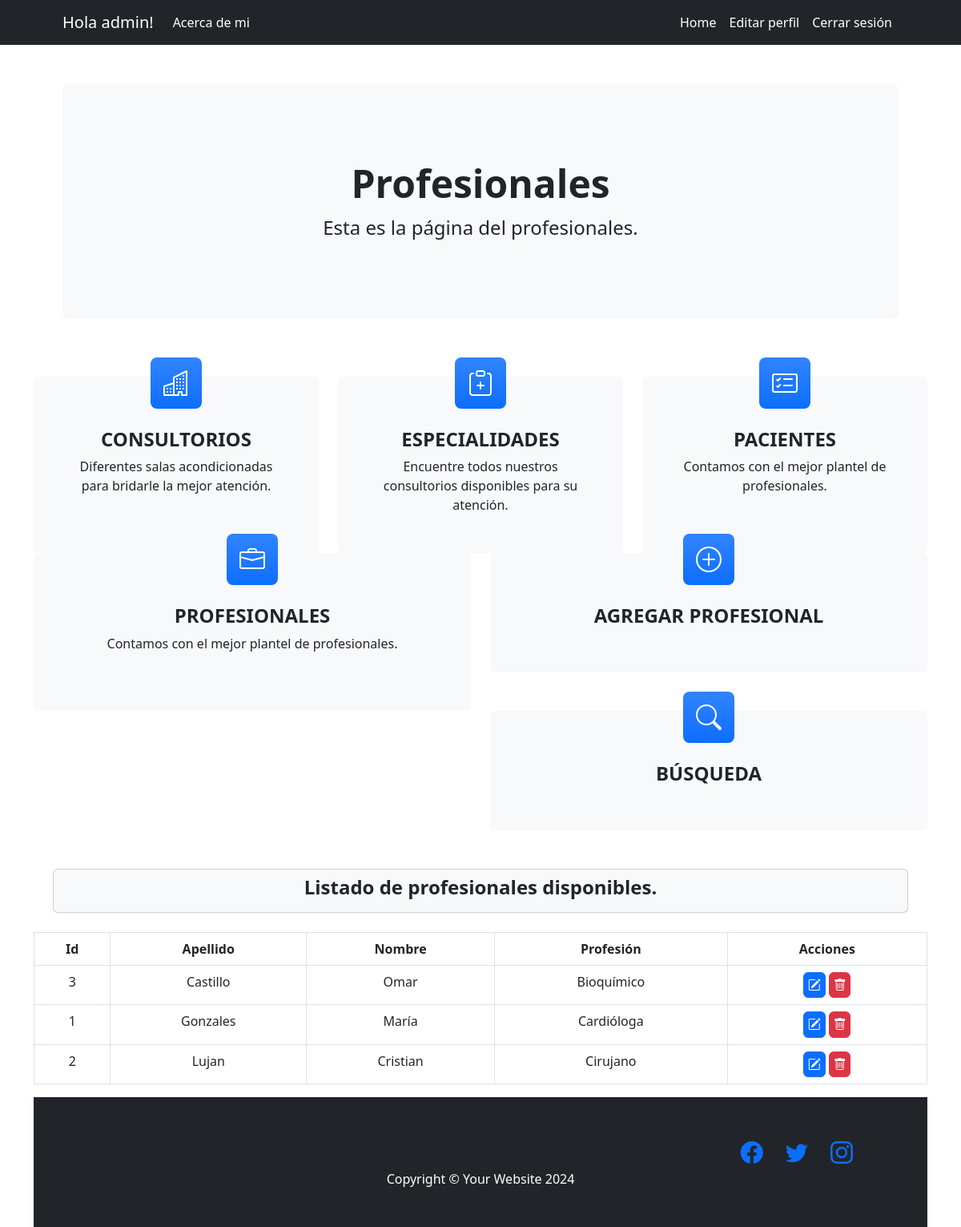
/aplicacion/profesionales/ (signed in), run on the app's committed database.
### aplicacion/models.py (models this page shows, shortened)
class Profesional(models.Model):
    nombre = models.CharField(max_length=50)
    apellido = models.CharField(max_length=50)
    profesion = models.CharField(max_length=50)
    class Meta:
        verbose_name = "profesional"
        verbose_name_plural = "Profesionales"
        ordering = ['profesion', 'apellido']

### aplicacion/views.py (the view)
# urls.py: path('profesionales/' , ProfesionalList.as_view() , name="profesionales"),
class ProfesionalList(LoginRequiredMixin, ListView):
    model = Profesional

### aplicacion/templates/aplicacion/profesional_list.html
{% extends 'aplicacion/1home.html' %}
{% block titulo %}
    <h1 class="display-5 fw-bold">Profesionales</h1>
    <p class="fs-4">Esta es la página del profesionales.</p>
{% endblock titulo %}
{% block formulario %}
<div class="col-lg-6 col-xxl-4 mb-5">
    <div class="card bg-light border-0 h-100">
        <div class="card-body text-center p-4 p-lg-5 pt-0 pt-lg-0">
            <a class="navbar-brand" href="{% url 'profesional_create' %}"><div class="feature bg-primary bg-gradient text-white rounded-3 mb-4 mt-n4"><i class="bi bi-plus-circle"></i></div></a>
            <h2 class="fs-4 fw-bold"><a class="navbar-brand" href="{% url 'profesional_create' %}">AGREGAR PROFESIONAL</a></h2>
        </div>
    </div>
</div>
<div class="col-lg-6 col-xxl-4 mb-5">
</div>
<div class="col-lg-6 col-xxl-4 mb-5">
    <div class="card bg-light border-0 h-100">
        <div class="card-body text-center p-4 p-lg-5 pt-0 pt-lg-0">
            <a class="navbar-brand" href="{% url 'buscar' %}"><div class="feature bg-primary bg-gradient text-white rounded-3 mb-4 mt-n4"><i class="bi bi-search"></i></div></a>
            <h2 class="fs-4 fw-bold"><a class="navbar-brand" href="{% url 'buscar' %}">BÚSQUEDA</a></h2>
        </div>
    </div>
</div>
{% endblock formulario %}
{% block contenido %}
<div class="p-4 p-lg-4 pt-0 pt-lg-0">
    <div class="card bg-light border-1 h-100">
        <div class="card-body text-center p-0 p-lg-2 pt-0 pt-lg-2">
            <h2 class="fs-4 fw-bold"><a class="navbar-brand">Listado de profesionales disponibles.</a></h2>
        </div>
    </div>
</div>
    <table class="table table-bordered">
        <thead>
            <tr>
                <th>Id</th>
                <th>Apellido</th>
                <th>Nombre</th>
                <th>Profesión</th>
                <th>Acciones</th>
            </tr>
        </thead>
        <tbody>
    {% for p in profesional_list %}
            <tr>
                <td>{{ p.id }}</td>
                <td>{{ p.apellido }}</td>
                <td>{{ p.nombre }}</td>
                <td>{{ p.profesion }}</td>
                <td>
                    <a
                    href="{% url 'profesional_update' p.id %}"
                    class="btn btn-primary"
                    style="--bs-btn-padding-y: .2rem; --bs-btn-padding-x: .3rem; --bs-btn-font-size: 1rem;"
                    ><i class="bi bi-pencil-square"></i>
                    </a>
                    <a
                    href="{% url 'profesional_delete' p.id %}"
                    class="btn btn-danger"
                    style="--bs-btn-padding-y: .2rem; --bs-btn-padding-x: .3rem; --bs-btn-font-size: 1rem;"
                    ><i class="bi bi-trash"></i>
                    </a>
                </td>
            </tr>
    {% endfor %}
        </tbody>
    </table>
{% endblock contenido %}

### aplicacion/templates/aplicacion/1home.html (shortened to what this page needs)
<!DOCTYPE html>
<html lang="en">
    <head>
        {% load static%}
        <link href="https://cdn.jsdelivr.net/npm/bootstrap-icons@1.4.1/font/bootstrap-icons.css" rel="stylesheet" />
        <link href="{% static 'css/styles.css' %}" rel="stylesheet" />
    </head>
    <body>
        <nav class="navbar navbar-expand-lg navbar-dark bg-dark">
            <div class="container px-lg-5">
                {% if user.is_authenticated %}
                    <a class="navbar-brand">Hola {{user.username}}!</a>
                    <ul class="navbar-nav ms-auto mb-2 mb-lg-0">
                        <li class="nav-item"><a class="nav-link active text-white" aria-current="page" href="{% url 'acerca_de_mi' %}">Acerca de mi</a></li>
                    </ul>
                {% endif %}
                <div class="collapse navbar-collapse" id="navbarSupportedContent">
                    {% if user.is_authenticated %}
                    <ul class="navbar-nav ms-auto mb-2 mb-lg-0">
                        <li class="nav-item"><a class="nav-link active" aria-current="page" href="{% url '1home' %}">Home</a></li>
                        <li class="nav-item"><a class="nav-link active" aria-current="page" href="{% url 'editar_perfil' %}">Editar perfil</a></li>
                        <li class="nav-item"><a class="nav-link active" aria-current="page" href="{% url 'logout' %}">Cerrar sesión</a></li>
                    </ul>
                    {% endif %}
                </div>
            </div>
        </nav>
        <header class="py-5">
            <div class="container px-lg-5">
                <div class="p-4 p-lg-5 bg-light rounded-3 text-center">
                    <div class="m-4 m-lg-5">
                        {% block titulo %}{% endblock titulo %}
                    </div>
                </div>
            </div>
        </header>
    {% if user.is_authenticated %}
        {% block busqueda %}
        <section class="pt-4">
            <div class="container text-center">
                <div class="row">
                    <div class="col">
                        <div class="card bg-light border-0 h-100">
                            <div class="card-body text-center p-4 p-lg-5 pt-0 pt-lg-0">
                                <a class="navbar-brand" href="{% url 'consultorios' %}"><div class="feature bg-primary bg-gradient text-white rounded-3 mb-4 mt-n4"><i class="bi bi-building"></i></div></a>
                                <h2 class="fs-4 fw-bold"><a class="navbar-brand" href="{% url 'consultorios' %}">CONSULTORIOS</a></h2>
                                <p class="mb-0">Diferentes salas acondicionadas para bridarle la mejor atención.</p>
                            </div>
                        </div>
                    </div>
                    <div class="col">
                        <div class="card bg-light border-0 h-100">
                            <div class="card-body text-center p-4 p-lg-5 pt-0 pt-lg-0">
                                <a class="navbar-brand" href="{% url 'especialidades' %}"><div class="feature bg-primary bg-gradient text-white rounded-3 mb-4 mt-n4"><i class="bi bi-clipboard-plus"></i></div></a>
                                <h2 class="fs-4 fw-bold"><a class="navbar-brand" href="{% url 'especialidades' %}">ESPECIALIDADES</a></h2>
                                <p class="mb-0">Encuentre todos nuestros consultorios disponibles para su atención.</p>
                            </div>
                        </div>
                    </div>
                    <div class="col">
                        <div class="card bg-light border-0 h-100">
                            <div class="card-body text-center p-4 p-lg-5 pt-0 pt-lg-0">
                                <a class="navbar-brand" href="{% url 'pacientes' %}"><div class="feature bg-primary bg-gradient text-white rounded-3 mb-4 mt-n4"><i class="bi bi-card-checklist"></i></div></a>
                                <h2 class="fs-4 fw-bold"><a class="navbar-brand" href="{% url 'pacientes' %}">PACIENTES</a></h2>
                                <p class="mb-0">Contamos con el mejor plantel de profesionales.</p>
                            </div>
                        </div>
                    </div>
                    <div class="col">
                        <div class="card bg-light border-0 h-100">
                            <div class="card-body text-center p-4 p-lg-5 pt-0 pt-lg-0">
                                <a class="navbar-brand" href="{% url 'profesionales' %}"><div class="feature bg-primary bg-gradient text-white rounded-3 mb-4 mt-n4"><i class="bi bi-briefcase"></i></div></a>
                                <h2 class="fs-4 fw-bold"><a class="navbar-brand" href="{% url 'profesionales' %}">PROFESIONALES</a></h2>
                                <p class="mb-0">Contamos con el mejor plantel de profesionales.</p>
                            </div>
                        </div>
                    </div>
                    {% block formulario %}
                    {% endblock formulario %}
            </div>
        {% endblock busqueda %}
        {% block contenido %}{% endblock contenido %}
    {% endif %}
        <footer class="py-5 bg-dark">
            <div class="col-lg-11 h-100 text-center text-lg-end my-auto">
                <ul class="list-inline mb-0">
                    <li class="list-inline-item me-4">
                        <a href="{% url '1home' %}"><i class="bi-facebook fs-3"></i></a>
                    </li>
                    <li class="list-inline-item me-4">
                        <a href="{% url '1home' %}"><i class="bi-twitter fs-3"></i></a>
                    </li>
                    <li class="list-inline-item">
                        <a href="{% url '1home' %}"><i class="bi-instagram fs-3"></i></a>
                    </li>
                </ul>
            </div>
            <div class="container"><p class="m-0 text-center text-white">Copyright &copy; Your Website 2024</p></div>
        </footer>
    </body>
</html>

### data on the page
Profesional: id "3", apellido "Castillo", nombre "Omar", profesion "Bioquímico"
Profesional: id "1", apellido "Gonzales", nombre "María", profesion "Cardióloga"
Profesional: id "2", apellido "Lujan", nombre "Cristian", profesion "Cirujano"

### other printed values
{{ user.username }} "admin"
